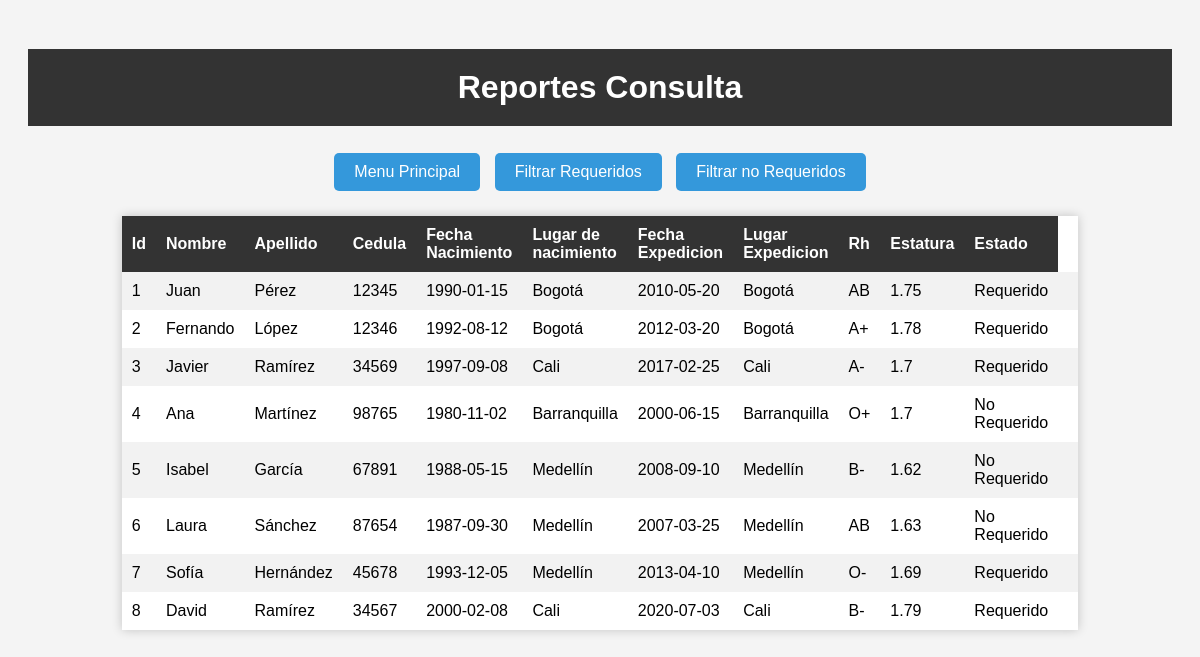
Page /reportes (signed in) on the earlier database version.
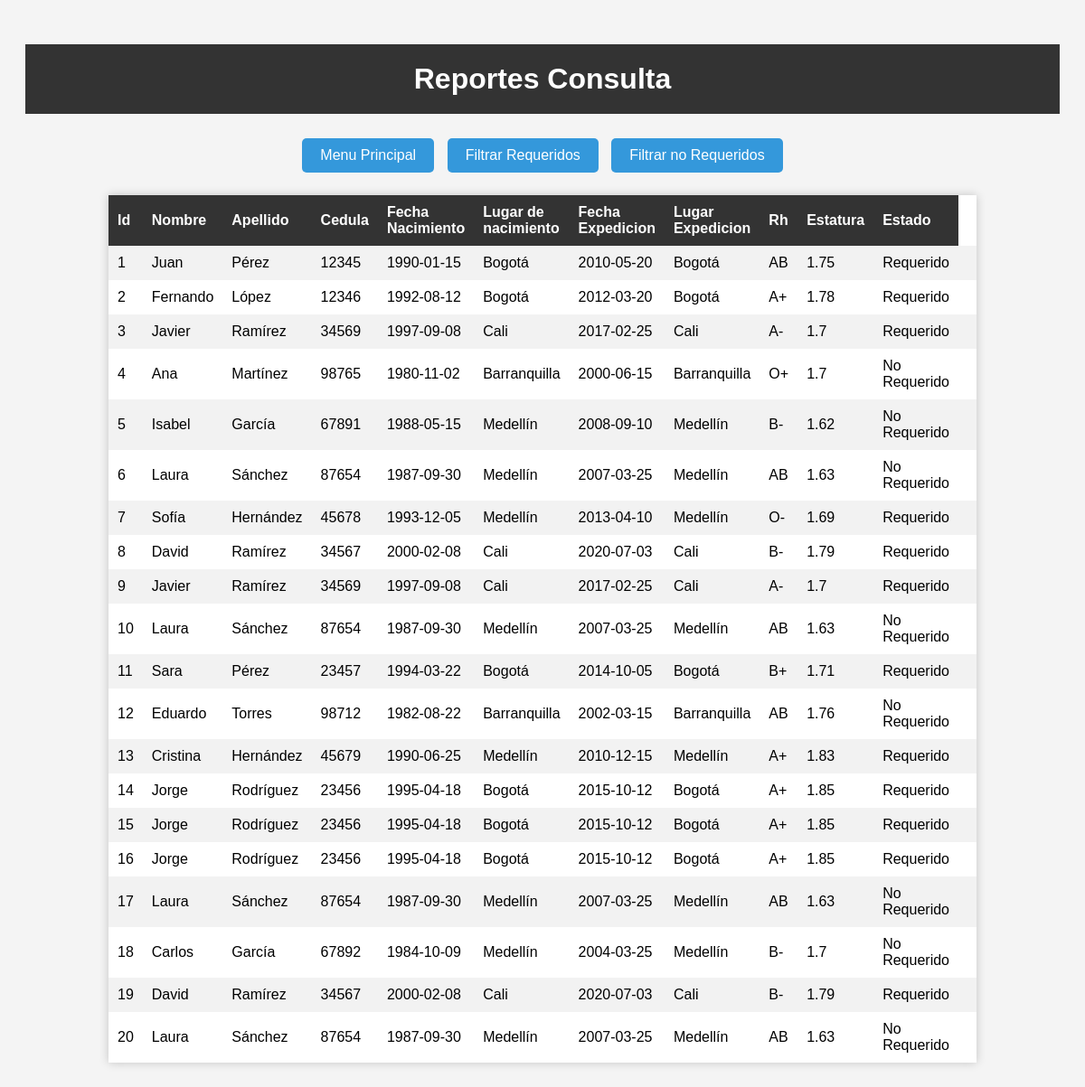
Same page on the later database version.
### tables this page shows
CREATE TABLE Reporte (
    ID INTEGER PRIMARY KEY AUTOINCREMENT,
    Nombres NVARCHAR(50) NOT NULL,
    Apellidos NVARCHAR(50) NOT NULL,
    Identificacion NVARCHAR(20) NOT NULL,
    FechaNacimiento DATE NOT NULL,
    LugarNacimiento NVARCHAR(100) NOT NULL,
    FechaExpedicion DATE NOT NULL,
    LugarExpedicion NVARCHAR(100) NOT NULL,
    RH CHAR(2) NOT NULL,
    Estatura DECIMAL(5, 2) NOT NULL,
    Estado NVARCHAR(20) NOT NULL
);

### app.py (the view)
@app.route('/reportes')
def reportes():
    if 'username' in session:
        connection = conectar_bd()
        cursor = connection.cursor()
        cursor.execute("select * from Reporte")
        datos = cursor.fetchall()
        connection.close()
        return render_template('reportes.html', datos=datos)  # Pasa los datos a la plantilla
    return render_template('login.html')

### app.py (called while the page is built)
def conectar_bd():
    conn = sqlite3.connect('Bdd\BasesDatosRegistraduria.db')
    return conn

### templates/reportes.html (shortened to what this page needs)
<!DOCTYPE html>
<html>
<head>
    <link rel="stylesheet" type="text/css" href="{{ url_for('static', filename='style.css') }}">
</head>
<body>
    <h1>Reportes Consulta</h1>
    <button id="verificar-cedula-button" class="home-button">Menu Principal</button>
    <button id="filtrar-Requeridos" class="home-button">Filtrar Requeridos</button>
    <button id="filtrar-NoRequeridos" class="home-button">Filtrar no Requeridos</button>
    <table>
        <tr>
            <th>Id</th>
            <th>Nombre</th>
            <th>Apellido </th>
            <th>Cedula</th>
            <th>Fecha Nacimiento</th>
            <th>Lugar de nacimiento</th>
            <th>Fecha Expedicion</th>
            <th>Lugar Expedicion</th>
            <th>Rh</th>
            <th>Estatura</th>
            <th>Estado</th>
        </tr>
        {% for dato in datos %}
        <tr>
            <td>{{ dato[0] }}</td>
            <td>{{ dato[1] }}</td>
            <td>{{ dato[2] }}</td>
            <td>{{ dato[3] }}</td>
            <td>{{ dato[4] }}</td>
            <td>{{ dato[5] }}</td>
            <td>{{ dato[6] }}</td>
            <td>{{ dato[7] }}</td>
            <td>{{ dato[8] }}</td>
            <td>{{ dato[9] }}</td>
            <td>{{ dato[10] }}</td>
            <td>{{ dato[11] }}</td>
        </tr>
        {% endfor %}
    </table>
</body>
</html>

### static/style.css (style rules this page uses)
body { font-family: Arial, sans-serif; background-color: #f4f4f4; text-align: center; padding: 20px; }
h1 { color: #333; }
h1 { background-color: #333; color: #fff; text-align: center; padding: 20px; }
table { border-collapse: collapse; width: 80%; margin: 20px auto; background-color: #fff; box-shadow: 0 0 10px rgba(0, 0, 0, 0.2); }
table th, table td { padding: 10px; text-align: left; }
table th { background-color: #333; color: #fff; }
tr:nth-child(even) { background-color: #f2f2f2; }
.home-button { background-color: #3498db; color: #fff; border: none; padding: 10px 20px; cursor: pointer; border-radius: 5px; font-size: 16px; margin: 5px; transition: background-color 0.3s ease; }

Differences in the rows shown:
added Reporte: ID "9", Nombres "Javier", Apellidos "Ramírez", Identificacion "34569", FechaNacimiento "1997-09-08", LugarNacimiento "Cali", FechaExpedicion "2017-02-25", LugarExpedicion "Cali", RH "A-", Estatura "1.7", Estado "Requerido"
added Reporte: ID "10", Nombres "Laura", Apellidos "Sánchez", Identificacion "87654", FechaNacimiento "1987-09-30", LugarNacimiento "Medellín", FechaExpedicion "2007-03-25", LugarExpedicion "Medellín", RH "AB", Estatura "1.63", Estado "No Requerido"
added Reporte: ID "11", Nombres "Sara", Apellidos "Pérez", Identificacion "23457", FechaNacimiento "1994-03-22", LugarNacimiento "Bogotá", FechaExpedicion "2014-10-05", LugarExpedicion "Bogotá", RH "B+", Estatura "1.71", Estado "Requerido"
added Reporte: ID "12", Nombres "Eduardo", Apellidos "Torres", Identificacion "98712", FechaNacimiento "1982-08-22", LugarNacimiento "Barranquilla", FechaExpedicion "2002-03-15", LugarExpedicion "Barranquilla", RH "AB", Estatura "1.76", Estado "No Requerido"
added Reporte: ID "13", Nombres "Cristina", Apellidos "Hernández", Identificacion "45679", FechaNacimiento "1990-06-25", LugarNacimiento "Medellín", FechaExpedicion "2010-12-15", LugarExpedicion "Medellín", RH "A+", Estatura "1.83", Estado "Requerido"
added Reporte: ID "14", Nombres "Jorge", Apellidos "Rodríguez", Identificacion "23456", FechaNacimiento "1995-04-18", LugarNacimiento "Bogotá", FechaExpedicion "2015-10-12", LugarExpedicion "Bogotá", RH "A+", Estatura "1.85", Estado "Requerido"
added Reporte: ID "15", Nombres "Jorge", Apellidos "Rodríguez", Identificacion "23456", FechaNacimiento "1995-04-18", LugarNacimiento "Bogotá", FechaExpedicion "2015-10-12", LugarExpedicion "Bogotá", RH "A+", Estatura "1.85", Estado "Requerido"
added Reporte: ID "16", Nombres "Jorge", Apellidos "Rodríguez", Identificacion "23456", FechaNacimiento "1995-04-18", LugarNacimiento "Bogotá", FechaExpedicion "2015-10-12", LugarExpedicion "Bogotá", RH "A+", Estatura "1.85", Estado "Requerido"
added Reporte: ID "17", Nombres "Laura", Apellidos "Sánchez", Identificacion "87654", FechaNacimiento "1987-09-30", LugarNacimiento "Medellín", FechaExpedicion "2007-03-25", LugarExpedicion "Medellín", RH "AB", Estatura "1.63", Estado "No Requerido"
added Reporte: ID "18", Nombres "Carlos", Apellidos "García", Identificacion "67892", FechaNacimiento "1984-10-09", LugarNacimiento "Medellín", FechaExpedicion "2004-03-25", LugarExpedicion "Medellín", RH "B-", Estatura "1.7", Estado "No Requerido"
added Reporte: ID "19", Nombres "David", Apellidos "Ramírez", Identificacion "34567", FechaNacimiento "2000-02-08", LugarNacimiento "Cali", FechaExpedicion "2020-07-03", LugarExpedicion "Cali", RH "B-", Estatura "1.79", Estado "Requerido"
added Reporte: ID "20", Nombres "Laura", Apellidos "Sánchez", Identificacion "87654", FechaNacimiento "1987-09-30", LugarNacimiento "Medellín", FechaExpedicion "2007-03-25", LugarExpedicion "Medellín", RH "AB", Estatura "1.63", Estado "No Requerido"
